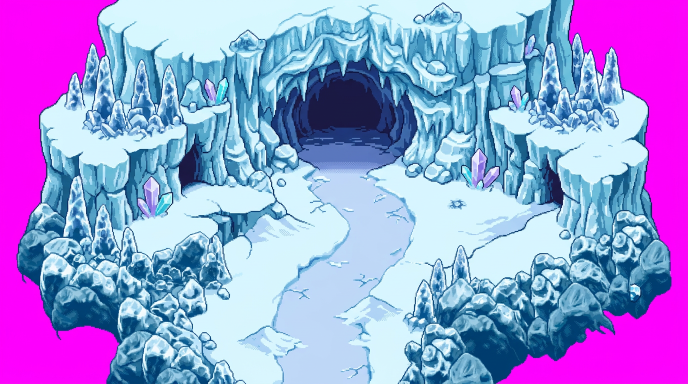
#> input picture source/grotte_glaciaire_boreale_v1/generation/terrain_magenta.png, 1376 x 768 px, found by its file name (shown at 1/2 size)
$ python build.py
#> lines starting #> are read from the running program, lines starting #| are printed output that depends on the picture; after the words box and inside, x2 and y2 are one past the last pixel; in counts of white or black regions, pixels touching at a corner belong together
"""Fresh wide render, separately generated sky, and spatially/temporally periodic aurora.
Generated terrain is never built from cropped map pieces. Previous versions preserved.
"""
from pathlib import Path
import sys,json,math,hashlib,base64,io,zipfile
import xml.etree.ElementTree as ET
import numpy as np
from PIL import Image,ImageDraw,ImageFilter
R=Path(__file__).resolve().parents[2];O=R/'renders/arene_glace_large_v3';W,H=768,512;PERIOD=792;STEP=4;N=198;TICKS=8;DURATION_MS=26400
sys.path.insert(0,str(R))
def key(im):
 a=np.array(im);r,g,b=a[:,:,:3].astype(float).transpose(2,0,1);mag=(r>70)&(b>65)&(r>g*1.5)&(b>g*1.5);a[mag]=0;a[~mag,3]=255;return Image.fromarray(a)
def masked(im,m):
 a=np.array(im);a[~m]=0;return Image.fromarray(a)
# [4 lines left out: function split_stars, not called in this run]

def load(p):return Image.open(p).convert('RGBA')
def blank(size=(W,H)):return Image.new('RGBA',size)
def fit(im,opaque=False):
 # Uniform scale ONLY, then center-pad; never stretch a portrait or change pixel aspect.
 scale=min(W/im.width,H/im.height);size=(round(im.width*scale),round(im.height*scale));small=im.resize(size,Image.Resampling.NEAREST);x=(W-size[0])//2;y=H-size[1];out=blank();out.alpha_composite(small,(x,y))
 if opaque:
  a=np.array(out)
  for row in range(H):
   ry=min(max(row-y,0),size[1]-1);a[row,:x]=np.array(small)[ry,0];a[row,x+size[0]:]=np.array(small)[ry,-1]
  if y: a[:y]=a[y]
  out=Image.fromarray(a)
 return out,{'input_size':list(im.size),'uniform_scale':scale,'resized_size':list(size),'placement':[x,y],'method':'uniform nearest-neighbor fit; tiny margins padded, not aspect-ratio stretching'}
def poly(points):
 im=Image.new('L',(W,H));ImageDraw.Draw(im).polygon([(round(x*W),round(y*H)) for x,y in points],fill=255);return np.array(im)>0

# [12 lines left out: function aurora_tile, not called in this run]

def overlay(tile,step):
 a=np.array(tile);cols=(np.arange(W)+(step%N)*STEP)%PERIOD;return Image.fromarray(a[:,cols])

# [8 lines left out: function ora, not called in this run]

def build():
 for name in ['calques','masques','animation/frames','review']:(O/name).mkdir(parents=True,exist_ok=True)
 terrain,tm=fit(key(load(O/'bruts/terrain_magenta.png')));floor,fm=fit(key(load(O/'bruts/sol_complet.png')));sky,sm=fit(load(O/'bruts/ciel.png'),True)
#> in key, `r, g, b = a[:, :, :3].astype(float).transpose(2, 0, 1)`:
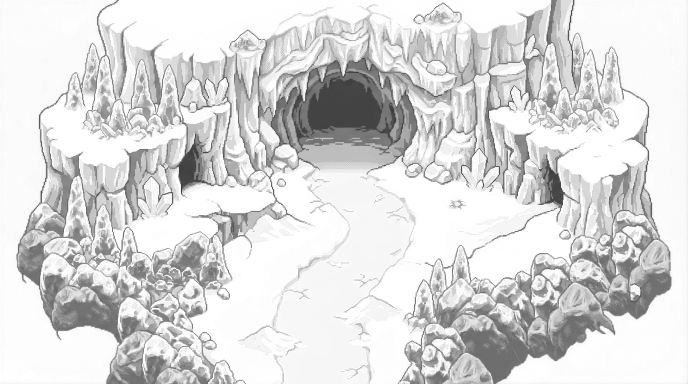
#> b: shape (768, 1376) float64 (shown at 1/2 size); min 39, max 255, mean 217.5
#> in key, `mag = (r > 70) & (b > 65) & (r > g * 1.5) & (b > g * 1.5)`:
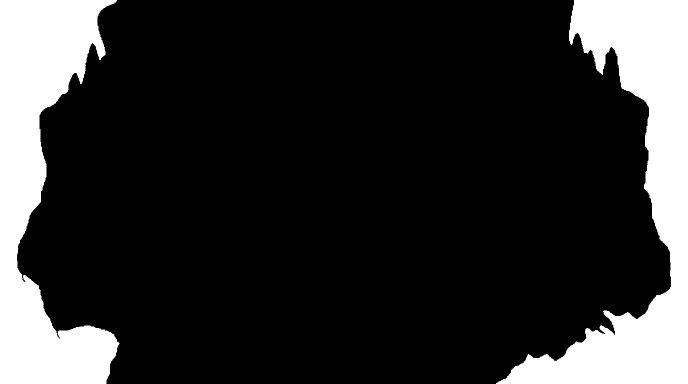
#> mag: shape (768, 1376) bool (shown at 1/2 size); 18.6% white; 2 white regions, box (x1, y1, x2, y2) and area: (992, 0, 1376, 768) 101843, (0, 0, 239, 768) 94713
#> in key, `a[mag] = 0`:
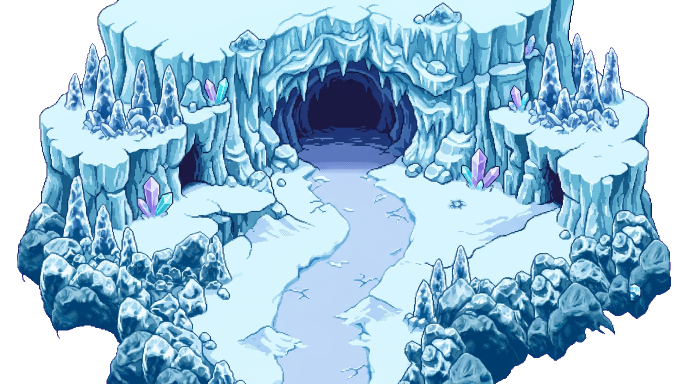
#> a: shape (768, 1376, 4) (shown at 1/2 size); mean R, G, B, A 110.3, 147.9, 171, 207.6; transparent parts drawn white
#> in fit, `scale = min(W / im.width, H / im.height)`: scale = 0.558
#> in fit, `size = (round(im.width * scale), round(im.height * scale))`: size = (768, 429)
#> in fit, `x = (W - size[0]) // 2`: x = 0
#> in fit, `y = H - size[1]`: y = 83
#> in fit, `out = blank()`: out: PIL image 768x512 RGBA; every value is 0
#> in fit, `out.alpha_composite(small, (x, y))`:
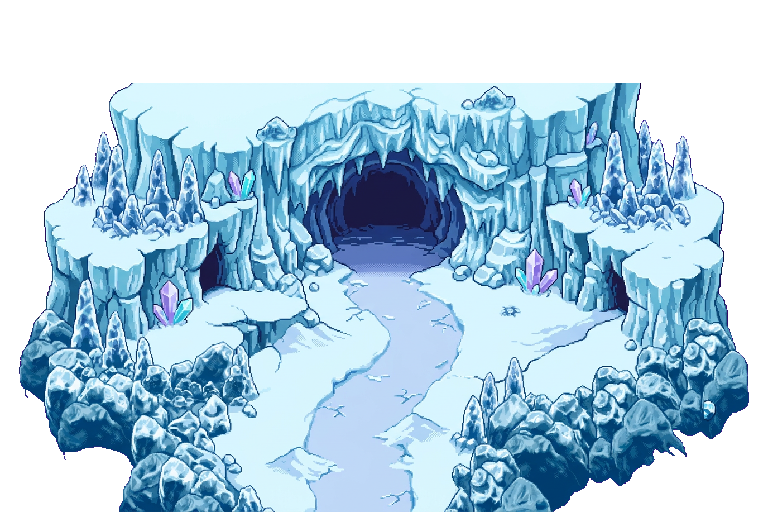
#> out: PIL image 768x512 RGBA; mean R, G, B, A 92.5, 123.9, 143.3, 173.9; transparent parts drawn white
#> after `terrain, tm = fit(key(load(O / 'bruts/terrain_magenta.png')))`: tm = 5 items
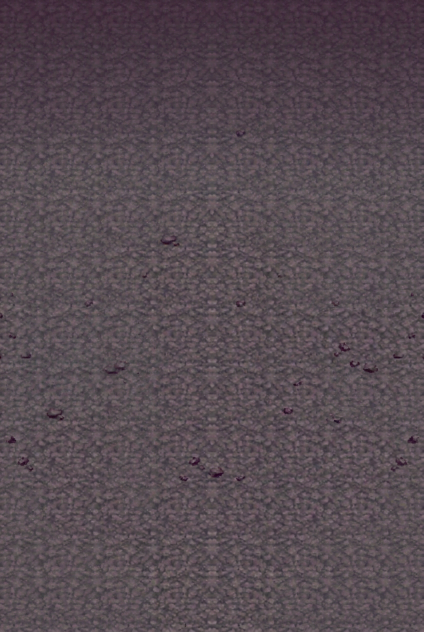
#> input picture source/entree_cratere_sud_nord_v1/bruts/sol_complet.png, 848 x 1264 px, found by its file name (shown at 1/2 size)
#> in key (call 2), `mag = (r > 70) & (b > 65) & (r > g * 1.5) & (b > g * 1.5)`:
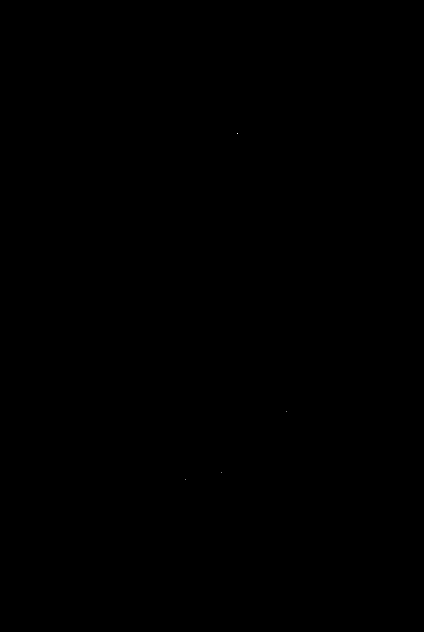
#> mag: shape (1264, 848) bool (shown at 1/2 size); 0% white in thin lines or dots, all inside (x1, y1, x2, y2) = (370, 266, 574, 959)
#> in key (call 2), `a[mag] = 0`: a: shape (1264, 848, 4); mean R, G, B, A 86.6, 74.9, 81.9, 255
#> call 2 of fit, with opaque = False
#> in fit (call 2), `scale = min(W / im.width, H / im.height)`: scale = 0.405
#> in fit (call 2), `size = (round(im.width * scale), round(im.height * scale))`: size = (343, 512)
#> in fit (call 2), `x = (W - size[0]) // 2`: x = 212
#> in fit (call 2), `y = H - size[1]`: y = 0
#> in fit (call 2), `out.alpha_composite(small, (x, y))`:
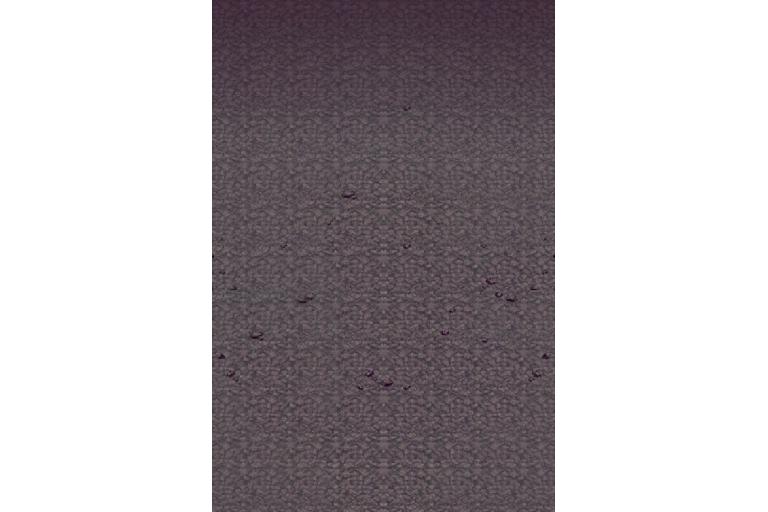
#> out: PIL image 768x512 RGBA; mean R, G, B, A 38.7, 33.5, 36.6, 113.9; transparent parts drawn white
#> after `floor, fm = fit(key(load(O / 'bruts/sol_complet.png')))`: fm = 5 items
 sky,stars=split_stars(sky)
 a=np.array(terrain);valid=a[:,:,3]>0;yy,xx=np.mgrid[:H,:W]
 ground=poly([(.27,.365),(.43,.313),(.55,.313),(.687,.365),(.824,.449),(.85,.522),(.824,.602),(.79,.66),(.756,.743),(.641,.824),(.659,.886),(.723,1),(.281,1),(.397,.864),(.378,.799),(.277,.756),(.211,.69),(.175,.627),(.147,.543),(.153,.494),(.196,.42)])&valid
 objects=(poly([(.38,.445),(.408,.439),(.433,.49),(.397,.502),(.37,.484)])|poly([(.601,.34),(.633,.335),(.659,.383),(.61,.402)]))&ground
 path=ground&(yy>H*.79)&~objects;visible=ground&~objects&~path
 left=poly([(0,.30),(.062,.305),(.131,.381),(.147,.543),(.211,.69),(.277,.756),(.378,.799),(.397,.864),(.281,1),(0,1)])
 right=poly([(1,.29),(.933,.322),(.881,.451),(.85,.522),(.79,.66),(.756,.743),(.641,.824),(.659,.886),(.723,1),(1,1)])
 structure=valid&~ground;left&=structure;right&=structure&~left;rear=structure&~left&~right
 masks={'02_sol_visible':visible,'03_acces_sud':path,'04_reliefs_arriere':rear,'05_reliefs_avant_gauche':left,'06_reliefs_avant_droit':right,'07_petits_reliefs':objects}
 layers={'01_sol_complet':masked(floor,valid)}
 for name,m in masks.items():layers[name]=masked(terrain,m);Image.fromarray(np.uint8(m)*255).save(O/'masques'/f'{name}.png')
 sky.save(O/'calques/AreneLargeV3_00_ciel_genere.png');stars.save(O/'calques/AreneLargeV3_00b_etoiles.png')
 for name,im in layers.items():im.save(O/'calques'/f'AreneLargeV3_{name}.png')
 terrain.save(O/'review/terrain_detoure.png');tile,origins=aurora_tile();tile.save(O/'animation/AreneLargeV3_Aurore_Wrap792.png')
 # [4 lines left out: function scene, not called in this run]
 samples=[0,49,99,148,197]
 for f in range(N):
  overlay(tile,f).save(O/'animation/frames'/f'AreneLargeV3_Aurore_{f:03}.png')
  if f in samples:scene(f).save(O/'review'/f'scene_{f:03}.png')
 # Streaming GIF frames; unchanged terrain uses delta rectangles. Global palette includes the whole strip.
 palboard=Image.new('RGB',(W,H+240));palboard.paste(scene(0).convert('RGB'),(0,0));palboard.paste(tile.convert('RGB').crop((0,0,W,240)),(0,H));palette=palboard.quantize(colors=256)
 def gif_frame(f):return scene(f).convert('RGB').quantize(palette=palette,dither=Image.Dither.NONE)
 durations=[130,130,140]*(N//3)
 gif_frame(0).save(O/'review/animation.gif',save_all=True,append_images=(gif_frame(f) for f in range(1,N)),duration=durations,loop=0,disposal=1,optimize=False)
 frames=[Image.open(O/'animation/frames'/f'AreneLargeV3_Aurore_{f:03}.png') for f in range(N)]
 try:frames[0].save(O/'animation/AreneLargeV3_Aurore_Loop.webp',save_all=True,append_images=frames[1:],duration=durations,loop=0,lossless=True,method=4)
 finally:
  for frame in frames:frame.close()
 phase=blank();phase.alpha_composite(overlay(tile,0),(0,0));ora(O/'arene_large_editable.ora',{'00_ciel_genere':sky,'00b_etoiles':stars,'00c_aurore_phase0':phase,**layers})
 sources=[{'file':str((O/'bruts'/name).relative_to(R)),'sha256':hashlib.sha256((O/'bruts'/name).read_bytes()).hexdigest()} for name in ['terrain_magenta.png','sol_complet.png','ciel.png']]
 manifest={'size':[W,H],'previous_size':[512,640],'layout':'New landscape generation, broad oval arena and short south approach; not a stretched old portrait.','terrain_method':'Full generated terrain on magenta, generated full floor, disjoint aligned depth layers. No source-map chunk assembly.','sky':'New separately generated sky; stars extracted into their own static overlay using local median cleanup. Recomposition restores generated sky exactly. No aurora baked in.','normalization':{'terrain':tm,'floor':fm,'sky':sm},'sources':sources,'layers':[{'id':n,'file':'calques/AreneLargeV3_'+n+'.png'} for n in layers],'sky_file':'calques/AreneLargeV3_00_ciel_genere.png','stars_file':'calques/AreneLargeV3_00b_etoiles.png','aurora':{'tile':'animation/AreneLargeV3_Aurore_Wrap792.png','period_width':PERIOD,'height':240,'viewport_width':W,'step_pixels':STEP,'frames':N,'frame_ticks':TICKS,'duration_ms':DURATION_MS,'speed_pixels_per_second':30,'direction':'left','repeat_x':True,'formula':'viewport(x,y,f)=tile((x+4*(f mod198)) mod792,y)','sources':origins,'edge_treatment':'24px cosine alpha fade on native motif edges,20px fade at their lower edges. First/last tile columns exactly transparent.','origin':'Canonical aurora drawing in previously authored poses, newly arranged/alpha-feathered for wrap. Not an extracted official game cycle.'},'loop_assertion':'Frame198 equals frame0 exactly; frame197→0 advances exactly4px like every other preview step. Continuous viewer clock wraps at26.4seconds.','runtime_PMDO':'NOT TESTED','art_approved':False,'other_zones_complete':False,'layer_limit':'Terrain depth partitions; hidden floor generated, hidden cliff backfaces not reconstructed.'}
 (O/'manifest.json').write_text(json.dumps(manifest,ensure_ascii=False,indent=2)+'\n')
 (O/'placement_recipe.json').write_text(json.dumps({'type':'descriptive_recipe_not_native_engine_file','canvas':[W,H],'order':['sky','stars','aurora_wrap']+list(layers),'aurora_texture':[792,240],'repeat_x':True,'position':[0,0],'velocity_px_per_second':[-30,0],'loop_seconds':26.4,'preview_frame_ticks':8,'preview_frames':198,'formula':'source_x = (screen_x + floor(elapsed_seconds *30)) %792','note':'Convert timing/movement units for target engine and test parallax/import. Static sky and terrain do not scroll.'},indent=2)+'\n')
 gallery(layers,sky,tile,manifest)
 print('Wide arena768x512, separate new sky, wrap792px,198overlay frames,26.4s seamless loop.')

# [5 lines left out: function gallery, not called in this run]
#> (the run stopped early here; a loop or call above may not have finished)
